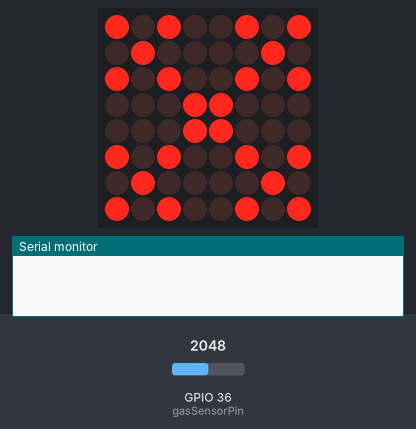
Recording of a sketch running on a simulated ESP32. Shown: 8×8 LED matrix, the last lines printed to the serial monitor. The inputs (shaded band) are chosen by the test bench; at power-on: GPIO 36 (gasSensorPin) = 2048.

Above: at 0.1 s.
At 10.4 s:
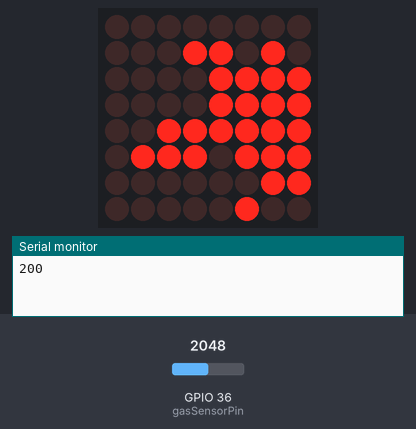
10.5 s: GPIO 36 (gasSensorPin) set to 652
At 12.4 s:
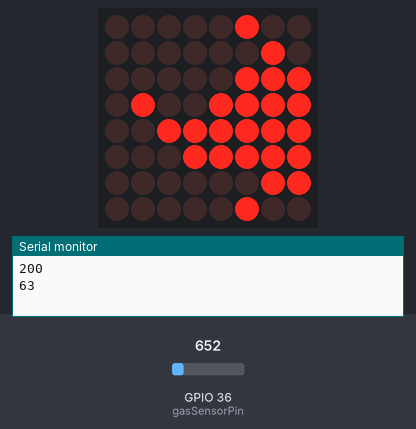
13.5 s: GPIO 36 (gasSensorPin) set to 595
15.3 s: GPIO 36 (gasSensorPin) set to 1228
Timing chart, 0 to 18.3 s (numbered marks = the images above; inputs shaded):
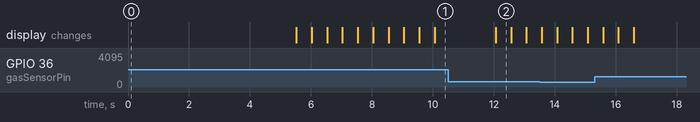

The sketch:

practica5.ino
```cpp
#include <LedControl.h>
#include <Ticker.h>

#define DATO_PIN 12
#define CLK_PIN 11
#define CS_PIN 10
void Lectura_GAS(void);
LedControl ledMatrix = LedControl(DATO_PIN,CLK_PIN,CS_PIN,1);
Ticker ISR_GAS(Lectura_GAS, 5000);
#define gasSensorPin  A0

const int ancho_matriz = 8;
const int alto_matriz = 8;
int gasValue;
int prom;

byte alerta1[8] = {
B00000000,
B00010000,
B00001000,
B00001100,
B00011100,
B10111101,
B01111110,
B00111110
};
byte alerta2[8] = {
B00000000,
B00000100,
B00001100,
B01001100,
B01111000,
B00111101,
B01111110,
B00111110
};
byte copo [8] = {
B10100101,
B01000010,
B10100101,
B00011000,
B00011000,
B10100101,
B01000010,
B10100101
};

void setup() {
  ledMatrix.shutdown(0, false);
  ledMatrix.setIntensity(0, 15);
  ledMatrix.clearDisplay(0);
  pinMode(gasSensorPin, INPUT);
  ISR_GAS.start();
  Serial.begin(9600);
}

void loop() {
  // Leer el valor del sensor de gas
 ISR_GAS.update();
  if (prom > 60) {
    alerta_fuego();
  } else {
    for (int i = 0; i < alto_matriz; i++) {
    ledMatrix.setColumn(0, i, copo[i]);
  }
  }
  delay(1000);
}
void Lectura_GAS(){
  int suma =0;
  for(int i = 0; i < 5; i++){
  gasValue = map(analogRead(gasSensorPin),0,1023,0,100);
  suma = suma + gasValue;
  delay(100);
  }
  prom = suma/5;
  Serial.println(gasValue);
}
void alerta_fuego() {
  ledMatrix.clearDisplay(0);
for(int t = 0; t<5;t++){
  for (int i = alto_matriz; i > 0; i--) {
    ledMatrix.setColumn(0, i, alerta1[i]);
  }
  delay(500);

  for (int i = alto_matriz; i > 0; i--) {
    ledMatrix.setColumn(0, i, alerta2[i]);
  }
  delay(500);
}}
```

Measured:
- what the display in image 2 shows lasts 0.5 s, from 12.1 s to 12.6 s
